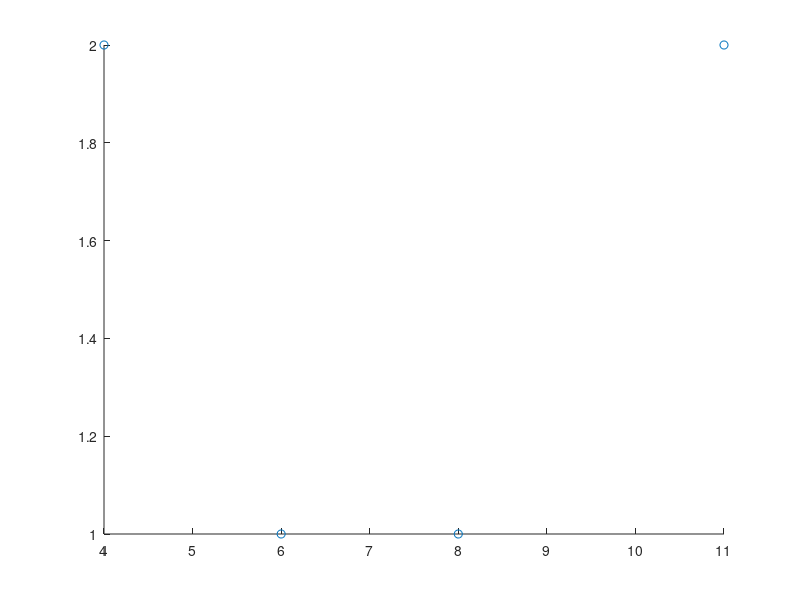

Recreate this plot in MATLAB.
%v1 = 0; %Geschwindigkeit Fahrzeug 1 in Zellen pro Runde. 1 Zelle = 7,5m 1 Runde = 1s 
%v2 = 0; %Geschwindigkeit Fahrzeug 2 
%v3 = 0; %Geschwindigkeit Fahrzeug 3

%Falls die Maximalgeschwindigkeit eines Fahrzeuges noch nicht erreicht ist, wird seine Geschwindigkeit um eins erhöht
%if v1 < 5
%    v1 = v1 + 1;
%end
%if v2 < 5
%    v2 = v1 + 1;
%end
%if v2 < 5
%    v2 = v1 + 1;
%end

%erster Ansatz mit 3 Autos zu einfach, schlecht Skalierbar auf beliebige
%Anzahl Autos. Deswegen neuer Ansatz:

Anzahl_Autos = 4;
Laenge_Strasse = 15;    %10 Felder a 7,5m
Anzahl_Runden = 8;
Troedelfaktor = 1/3;    % Zahl von 0 bis 1 in 0,1 Schritten
vp_Auto = zeros(Anzahl_Autos,2);         %Geschwindigkeit und Position der Autos in einem Skalierbaren Feld gespeichert
Strasse = zeros(1,Laenge_Strasse);%Die Position der Autos wird für die Update Regeln und die Ausgabe in einem Skalierbaren Feld gespeichert
%im Ausgabefeld werden die Autos anhand ihrer Geschwindigkeit dargestellt.
%Felder in denen kein Auto ist sollte mit "-" dargestellt sein. Da ich
%gerade keine Ahnung habe wie man Zeichen statt Zahlen in dem Feld
%speichert und Nullen ungünstig sind, da sie mit einem Auto der
%Geschwindigkeit 0 verwechselt werden können. Schreibe ich in das Feld an
%jede Stelle, wo kein Auto ist, eine 8. (liegt über der
%Höchstgeschwindigkeit)
i = 1;
while (i<=Laenge_Strasse)
    Strasse(1,i)=8;
    i = i+1;
end

%Autos zufällig auf der Straße positionieren:
i=1;
while (i<=Anzahl_Autos)
    p = randi(Laenge_Strasse,1);     %es wird eine zufällige Zahl generiert, die für den Platz des Autos auf der Straße steht
    if (Strasse(1,p)== 8)            %dem Auto soll nur eine freie Position zugewiesen werden. Verhindert, dass nicht zwei Autos zufällig dem selben Feld zugeordnet werden 
        Strasse(1,p) = vp_Auto(i,1); %das Auto wird mit seiner Geschwindigkeit auf der Straße dargestellt
        vp_Auto(i,2)= p;             %die Position des Autos wird gespeichert 
        i=i+1;                       %i wird nur hoch gezählt, wenn eine freie Position für das Auto gefunden wurde. Wenn keine freie Position gefunden wurde, läuft die Schleife nochmal und generiert einen neuen Zufallsplatz
    end
end
   Schritt0 = Strasse
   Runde=1
 while (Runde<=Anzahl_Runden)
%1.) Falls die Maximalgeschwindigkeit eines Fahrzeuges noch nicht erreicht ist, 
%wird seine Geschwindigkeit um 1 erhöht

i=1;
while(i<=Anzahl_Autos)              %die Schleife geht jedes Auto durch
    if (vp_Auto(i,1)<5)
        vp_Auto(i,1)= vp_Auto(i,1)+1;  %und erhöht die Geschwindigkeit jedes Autos um 1, solange die Höchstgeschwindigkeit noch nicht erreicht ist.
        Strasse(1,vp_Auto(i,2)) = vp_Auto(i,1); %Die geschwindigkeitsdarstellung des Autos auf der Straße wird auf seiner Position aktualisiert
    end
    i = i+1;
end
v_erhoeht = Strasse

%2.) Falls die Lücke (in Zellen) zum nächsten Fahrzeug kleiner ist als die Geschwindigkeit (in Zellen pro Runde), 
%wird die Geschwindigkeit des Fahrzeugs auf die Größe der Lücke reduziert. (Kollisionsfreiheit)
%i=1;
%while (i<=Anzahl_Autos)
%    Abstand = 0;
%    p = vp_Auto(i,2);   %Position des Aktuellen Autos
%   if (p+1 <= Laenge_Strasse)
%    while (Strasse(p+1,1)==8)
%        Abstand = Abstand + 1;
%        if (p+1 <= Laenge_Strasse - 1)
%            p = p+1; %von der Position des Autos aus, wird immer die nächste Stelle angeschaut
%        end
%    end
%  end
%    if (Abstand < vp_Auto(i,1))
%        vp_Auto(i,1)= Abstand;
%    end
%    i=i+1;
%end
        
i=1;
while (i<=Anzahl_Autos)
    Abstand = Laenge_Strasse;
    p = vp_Auto(i,2);   %Position des Aktuellen Autos
    k=1;
    while (k<=Anzahl_Autos)     %die Position des Aktuellen Autos wird mit allen anderen Positionen verglichen
        if (vp_Auto(k,2)>p && vp_Auto(k,2)-p < Abstand) %interessant sind nur die Positionen vor dem Aktuellen Auto und nur, wenn diese Position näher ist, als der bisher kleinste ermittelte Abstand zum Vordermann
            Abstand = vp_Auto(k,2)-p;                    %dadurch wird der kleinste Abstand zu einem der voraus Fahrenden Autos ermittelt
        end
        
        
        if (Abstand-1 < vp_Auto(i,1))     %wenn dieser Abstand-1 kleiner ist als die Geschwindigkeit des Autos
            vp_Auto(i,1)= Abstand-1;          %wird die Geschwindigkeit auf den Wert des Abstandes-1 reduziert
            Strasse(1,vp_Auto(i,2)) = vp_Auto(i,1); %Die geschwindigkeitsdarstellung des Autos auf der Straße wird auf seiner Position aktualisiert
        end
        k = k+1;
    end
    i=i+1;
end    
automatisch_bremsen = Strasse

%3.) Die Geschwindigkeit eines Fahrzeugs wird mit der Wahrscheinlichkeit des Trödelfaktors um eins reduziert, sofern es nicht schon steht (Trödeln).
i=1;
while (i<=Anzahl_Autos)
    z = randi(10,1);        %generiert eine Zufallszahl zwischen 1 und 10
    if (z<Troedelfaktor*10) %erzeugt die gewünschte Wahrscheinlichkeit des Trödelfaktors
        if vp_Auto(i,1)>0
            vp_Auto(i,1)=vp_Auto(i,1)-1;
            Strasse(1,vp_Auto(i,2)) = vp_Auto(i,1); %Die geschwindigkeitsdarstellung des Autos auf der Straße wird auf seiner Position aktualisiert
        end
    end
    i=i+1;
end
Troedeln = Strasse

%4.) Alle Fahrzeuge werden ihrer momentanen Geschwindigkeit entsprechend vorwärts bewegt.
i=1;
while (i<=Anzahl_Autos)
    Strasse(1,vp_Auto(i,2))=8;
    if (vp_Auto(i,2)+vp_Auto(i,1) <= Laenge_Strasse)
            vp_Auto(i,2)= vp_Auto(i,2)+vp_Auto(i,1);
            Strasse(1,vp_Auto(i,2))= vp_Auto(i,1);
    else
         vp_Auto(i,2)= vp_Auto(i,2)+vp_Auto(i,1)-Laenge_Strasse; %Autos, die weiter als die länge der Straße fahren, fangen vorne wieder an..Gefahr des überschreibens wenn vorne noch einer steht noch nicht gelöst
        Strasse(1,vp_Auto(i,2))= vp_Auto(i,1);
    end
     i = i+1;
end
vorwaerts = Strasse
x = vp_Auto(:,2);
y = vp_Auto(:,1);  
scatter(x,y)
pause(3)
%scatter(vp_Auto(i,1),vp_Auto(i,2));

Runde =Runde+1
 end

